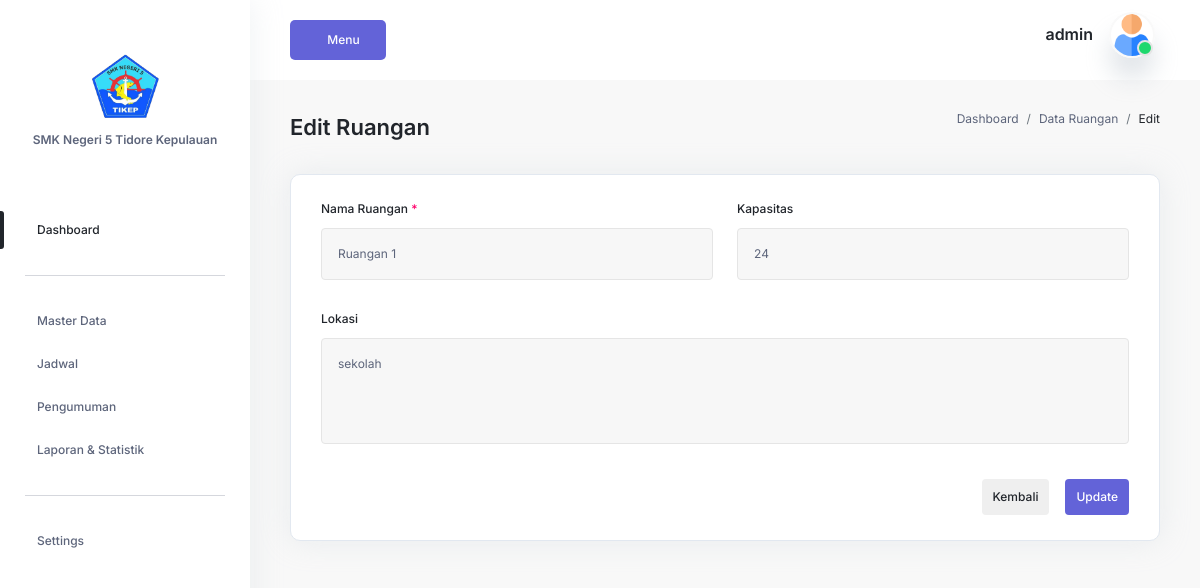
The app's page /login/admin/formRuangan.php?edit=1 (signed in) with its own data.
### tables this page shows
CREATE TABLE `users` (
  `id` int(11) NOT NULL,
  `nama` varchar(100) NOT NULL,
  `username` varchar(50) DEFAULT NULL,
  `password` varchar(255) NOT NULL,
  `email` varchar(100) NOT NULL,
  `role` enum('admin','guru','siswa') NOT NULL,
  `is_active` tinyint(1) NOT NULL DEFAULT '1',
  `login_attempts` tinyint(1) NOT NULL DEFAULT '1',
  `created_at` timestamp NOT NULL DEFAULT CURRENT_TIMESTAMP,
  `updated_at` timestamp NULL DEFAULT NULL ON UPDATE CURRENT_TIMESTAMP
);

CREATE TABLE `ruangan` (
  `id_ruangan` int(11) NOT NULL,
  `nama_ruangan` varchar(50) NOT NULL,
  `kapasitas` int(11) DEFAULT NULL,
  `lokasi` varchar(100) DEFAULT NULL,
  `created_at` timestamp NOT NULL DEFAULT CURRENT_TIMESTAMP
);

### login/admin/formRuangan.php (the view, shortened to what this page needs)
<?php
include "../config/koneksi.php";
$editData = null;
if (isset($_GET['edit'])) {
    $id_ruangan = (int)$_GET['edit'];
    $query = "SELECT * FROM ruangan WHERE id_ruangan=$id_ruangan";
    $result = mysqli_query($conn, $query);
    $editData = mysqli_fetch_assoc($result);
}
?>
<?php require_once 'template/header.php'; ?>
<?php require_once 'template/sidebar.php'; ?>
<section class="section">
    <div class="container-fluid">
        <div class="title-wrapper pt-30">
            <div class="row align-items-center">
                <div class="col-md-6">
                    <div class="title d-flex align-items-center flex-wrap mb-30">
                        <h2 class="mr-40"><?= isset($editData) ? 'Edit Ruangan' : 'Tambah Ruangan' ?></h2>
                    </div>
                </div>
                <div class="col-md-6">
                    <div class="breadcrumb-wrapper mb-30">
                        <nav aria-label="breadcrumb">
                            <ol class="breadcrumb">
                                <li class="breadcrumb-item"><a href="#0">Dashboard</a></li>
                                <li class="breadcrumb-item"><a href="dataRuangan.php">Data Ruangan</a></li>
                                <li class="breadcrumb-item active" aria-current="page"><?= isset($editData) ? 'Edit' : 'Tambah' ?></li>
                            </ol>
                        </nav>
                    </div>
                </div>
            </div>
        </div>
        <div class="row">
            <div class="col-12">
                <div class="card-style mb-30">
                    <form method="POST">
                        <div class="row">
                            <div class="col-md-6">
                                <div class="input-style-1">
                                    <label>Nama Ruangan <span class="text-danger">*</span></label>
                                    <input type="text" name="nama_ruangan" required
                                           value="<?= isset($editData) ? htmlspecialchars($editData['nama_ruangan']) : '' ?>">
                                </div>
                            </div>
                            <div class="col-md-6">
                                <div class="input-style-1">
                                    <label>Kapasitas</label>
                                    <input type="number" name="kapasitas" min="1"
                                           value="<?= isset($editData) ? htmlspecialchars($editData['kapasitas']) : '' ?>">
                                </div>
                            </div>
                            <div class="col-md-12">
                                <div class="input-style-1">
                                    <label for="lokasi">Lokasi</label>
                                    <textarea id="lokasi" name="lokasi" rows="4"><?= isset($editData['lokasi']) ? htmlspecialchars($editData['lokasi']) : '' ?></textarea>
                                </div>
                            </div>
                            <div class="col-12">
                                <div class="button-group d-flex justify-content-end">
                                    <a href="dataRuangan.php" class="main-btn light-btn btn-hover">Kembali</a>
                                    <button type="submit" name="<?= isset($editData) ? 'update' : 'simpan' ?>"
                                            class="main-btn primary-btn btn-hover ms-3">
                                        <?= isset($editData) ? 'Update' : 'Simpan' ?>
                                    </button>
                                </div>
                            </div>
                        </div>
                    </form>
                </div>
            </div>
        </div>
    </div>
</section>
<?php include './template/footer.php'; ?>

### login/admin/template/header.php (shortened to what this page needs)
<?php
include "../config/koneksi.php";
$user_id = $_SESSION['user_id'];
$query = mysqli_query($conn, "SELECT * FROM users WHERE id = '$user_id'");
 $data = mysqli_fetch_assoc($query);
?>
    <!DOCTYPE html>
<html lang="en">
    <head>
        <link rel="stylesheet" href="https://cdn.jsdelivr.net/npm/@fortawesome/fontawesome-free@5.15.4/css/fontawesome.min.css">
        <link
            href="https://cdn.jsdelivr.net/npm/bootstrap@5.2.0-beta1/dist/css/bootstrap.min.css"
            rel="stylesheet"
>
        <link rel="stylesheet" href="../../css/LineIcons.2.0.css">
        <link href="https://cdn.lineicons.com/4.0/lineicons.css" rel="stylesheet" />
        <link rel="stylesheet" href="https://cdnjs.cloudflare.com/ajax/libs/font-awesome/6.4.2/css/all.min.css" />
        <link rel="stylesheet" href="../assets/css/fullcalendar.css">
        <link rel="stylesheet" href="../assets/css/morris.css">
        <link rel="stylesheet" href="../assets/css/datatable.css">
        <link rel="stylesheet" href="../assets/css/main.css">
<link rel="stylesheet" type="text/css" href="https://cdn.datatables.net/1.11.5/css/jquery.dataTables.css">
        <body>
            <main class="main-wrapper">
                <header class="header">
                    <div class="container-fluid">
                        <div class="row">
                            <div class="col-lg-5 col-md-5 col-6">
                                <div class="header-left d-flex align-items-center">
                                    <div class="menu-toggle-btn mr-20">
                                        <button id="menu-toggle" class="main-btn primary-btn btn-hover">
                                            Menu
                                        </button>
                                    </div>
                                </div>
                            </div>
                            <div class="col-lg-7 col-md-7 col-6">
                                <div class="header-right">
                                    <div class="profile-box ml-15">
                                        <button
                                            class="dropdown-toggle bg-transparent border-0"
                                            type="button"
                                            id="profile"
                                            data-bs-toggle="dropdown"
                                            aria-expanded="false">
                                            <div class="profile-info">
                                                <div class="info">
                                                    <h6><?php echo $data['username'];?></h6>
                                                    <div class="image">
                                                        <img src="../../assets/img/user.png" alt=""/>
                                                        <span class="status"></span>
                                                    </div>
                                                </div>
                                            </div>
                                        </button>
                                    </div>
                                </div>
                            </div>
                        </div>
                    </div>
                </header>

### login/assets/css/fullcalendar.css (style rules this page uses)
:root { --fc-daygrid-event-dot-width:8px;--fc-list-event-dot-width:10px;--fc-list-event-hover-bg-color:#f5f5f5 }

### records on screen
users: username "admin"
ruangan: nama_ruangan "Ruangan 1", kapasitas "24", lokasi "sekolah"
